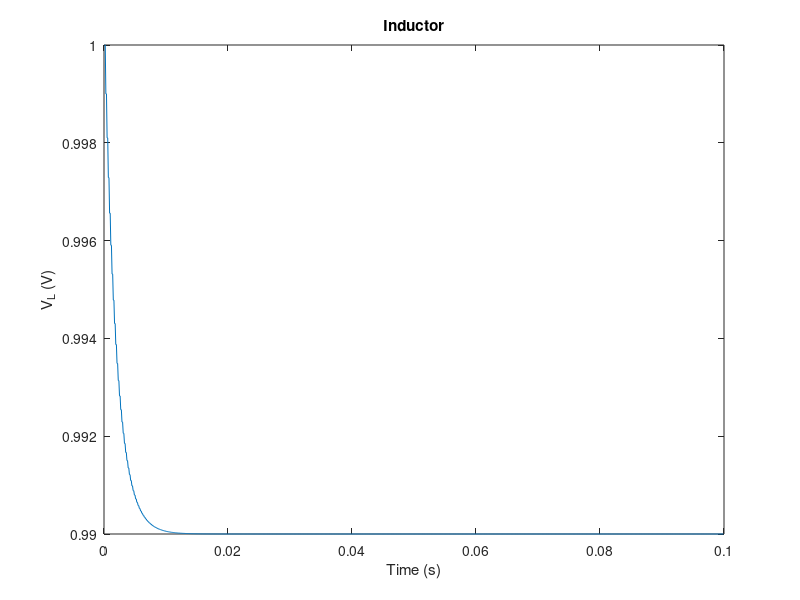
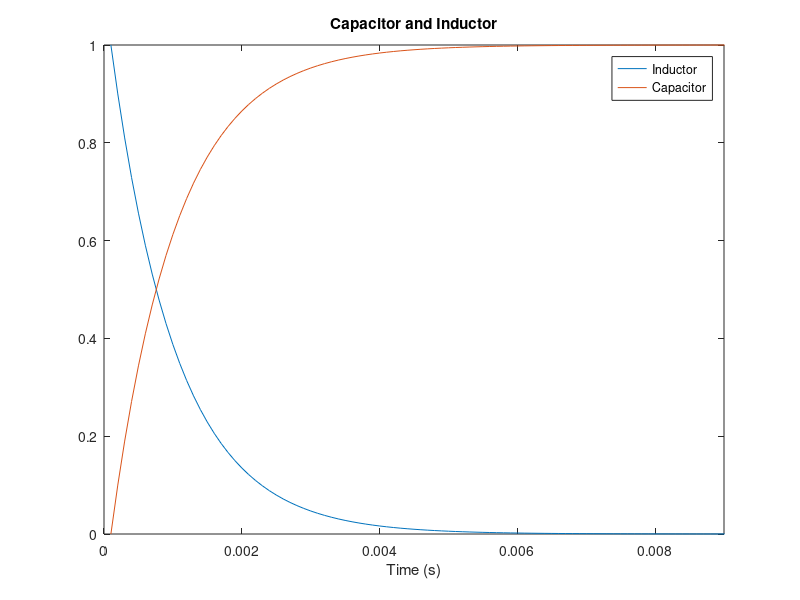

MATLAB code for these plots, in order:
%% Task 1
clear;
%set up the needed values
R = 1e2;
L = 1*10^-1;
h = 0.0001;
vIn = ones(1,1000); 
i = zeros(2,1000); 
v(:,1) = [0,0];
i(:,1) = [0,0];

for k=1:999
    i(:,k+1) = (1-((h*R)/L))*i(:,k)+(h/L)*vIn(:,k);
    v(:,k) = vIn(k)-i(k);
end
figure;
plot(h.*(1:k),v(2,:));
xlabel('Time (s)');
ylabel('V_L (V)');
title('Inductor');

%% Task 2
% simulate and plot the capacitor against the inductor

%for the capacitator
%set up the needed values
Rc = 1e3;
Cc = 1e-6;
hc = 0.0001;
vCInit = 0;
vRInit = 0;
vIn = ones(1,1000); 
vc = zeros(2,1000); 
vc(:,1) = [vRInit; vCInit];

% simulate the system
for k=1:999
    vc(:,k+1) = [0 -(1-(hc/(Rc*Cc))); 0 (1-(hc/(Rc*Cc)))]*vc(:,k) + [hc/(Rc*Cc)-1; hc/(Rc*Cc)]*vIn(k);
end

%for the inductor
%set up the needed values
R2 = 1e2;
L2 = 1*10^-1;
h2 = 0.0001;
vIn2 = ones(1000); 
i2 = zeros(1000); 
v2 = zeros(1000);
%run the simulation
for k=1:999
    i2(k+1) = (1-((h2*R2)/L2))*i2(k)+(h2/L2)*vIn(k);
    vR(k+1) = i2(k+1) * R2;
    v2(k) = vIn(k)-vR(k);
end

%plot the simulation
figure; 
%for i
plot(h2.*(1:k),v2(1:999,1)');
set(gca, "XLIM", [0, .009]);
hold on;
%for c
plot(h2.*(1:k+1),vc(2,:));
hold off;
xlabel('Time (s)');
ylabel('');
title("Capacitor and Inductor");
legend("Inductor", "Capacitor");